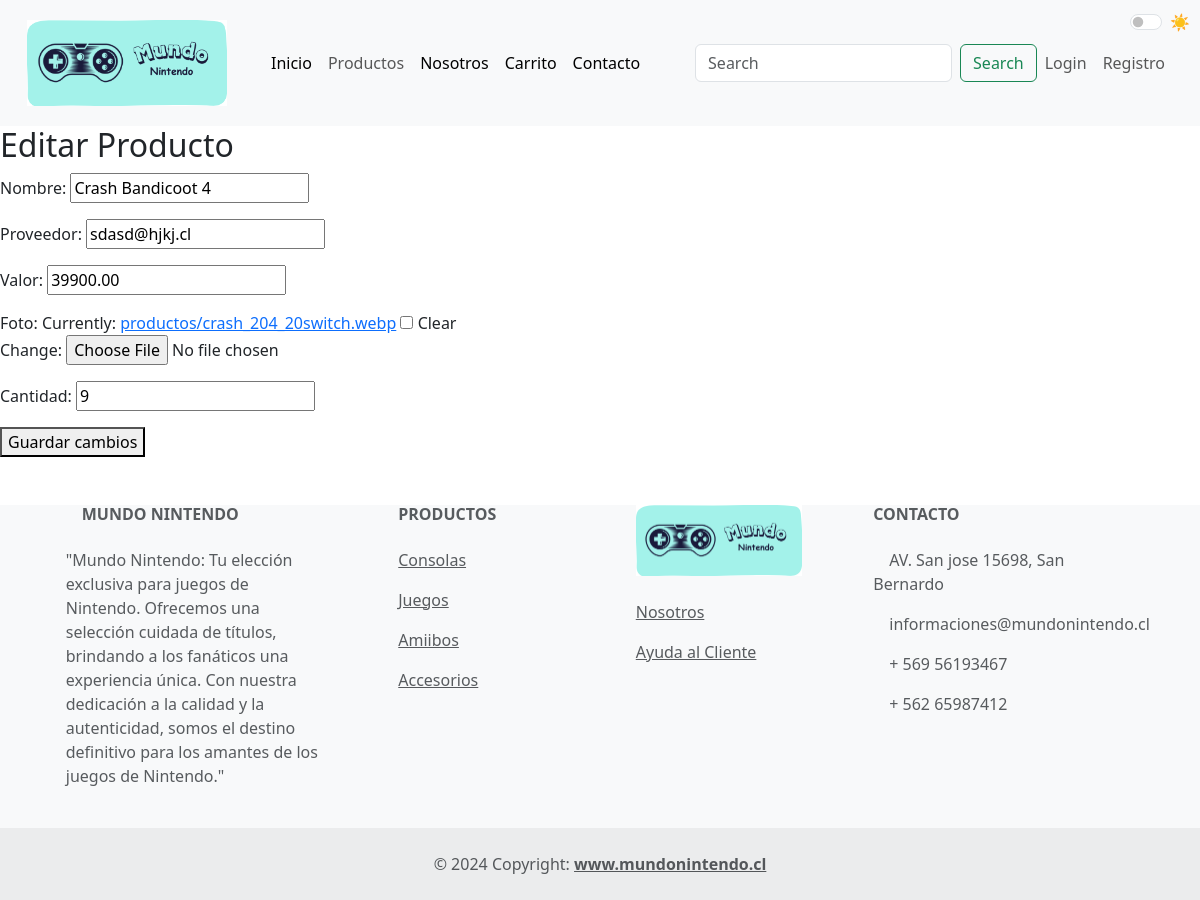
/app/editar-producto/10/, run on the app's committed database.
### app/models.py (models this page shows)
class Producto(models.Model):
    nombre = models.CharField(max_length=100)
    proveedor = models.CharField(max_length=100)
    valor = models.DecimalField(max_digits=10, decimal_places=2)
    foto = models.ImageField(upload_to='productos/', null=True, blank=True)
    cantidad = models.PositiveIntegerField(default=0)

### app/views.py (the view)
# urls.py: path('editar-producto/<int:pk>/', editar_producto, name='editar_producto'),
def editar_producto(request, pk):
    producto = get_object_or_404(Producto, pk=pk)
    if request.method == 'POST':
        form = ProductoForm(request.POST, request.FILES, instance=producto)
        if form.is_valid():
            form.save()
            return redirect('crear_producto')  # Reemplaza 'lista_productos' con el nombre de tu vista de lista de productos
    else:
        form = ProductoForm(instance=producto)
    return render(request, 'editar_producto.html', {'form': form, 'producto': producto})

### app/forms.py
class ProductoForm(forms.ModelForm):
    class Meta:
        model = Producto
        fields = ['nombre', 'proveedor', 'valor', 'foto', 'cantidad']

### app/templates/editar_producto.html (shortened to what this page needs)
<!doctype html>
<html lang="en">
<head>
  {% load static %}
  <link href="https://cdn.jsdelivr.net/npm/bootstrap@5.3.0-alpha1/dist/css/bootstrap.min.css" rel="stylesheet"
>
  <link rel="stylesheet" href="{% static 'css/reloj.css' %}">
  <link rel="stylesheet" href="{% static 'css/cambio_color.css' %}">
</head>
<body>
  <nav class="navbar navbar-expand-lg bg-body-tertiary">
    <div class="container-fluid">
      <a class="navbar-brand" href="{% url 'listar_productos' %}"><img src="{% static 'img/Mundo nintendo (2).png' %}" alt=""
          style="width: 200px; height: auto;"></a>
      <div class="collapse navbar-collapse" id="navbarSupportedContent">
        <ul class="navbar-nav me-auto mb-2 mb-lg-0">
          <li class="nav-item">
            <a class="nav-link active" aria-current="page" href="{% url 'listar_productos' %}">Inicio</a>
          </li>
          <li class="nav-item">
            <a class="nav-link" aria-current="page" href="{% url 'catalogo' %}">Productos</a>
          </li>
          <li class="nav-item">
            <a class="nav-link active" aria-current="page" href="#ancla-nosotros">Nosotros</a>
          </li>
          <li class="nav-item">
            <a class="nav-link active" aria-current="page" href="{% url 'lista_ventas_cliente' %}">Carrito</a>
          </li>
          <li class="nav-item">
            <a class="nav-link active" aria-current="page" href="contacto.html">Contacto</a>
          </li>
          <div class="form-check form-switch" style="position: absolute; top: 10px; right: 10px;">
            <input class="form-check-input" type="checkbox" id="modoOscuroSwitch">
            <label class="form-check-label" for="modoOscuroSwitch">
              <span class="sol">☀️</span>
            </label>
          </div>
        </ul>
        <form class="d-flex" role="search">
          <input class="form-control me-2" type="search" placeholder="Search" aria-label="Search">
          <button class="btn btn-outline-success" type="submit">Search</button>
        </form>
        <ul class="navbar-nav">
          {% if user.is_authenticated %}
              <li class="nav-item">
                  <a class="nav-link" href="{% url 'logout' %}">Logout</a>
              </li>
          {% else %}
              <li class="nav-item">
                  <a class="nav-link" href="{% url 'login' %}">Login</a>
              </li>
              <li class="nav-item">
                  <a class="nav-link" href="{% url 'signup' %}">Registro</a>
              </li>
          {% endif %}
      </ul>
      </div>
    </div>
  </nav>
{% block content %}
<h2>Editar Producto</h2>
<form method="post" enctype="multipart/form-data">
  {{ form.as_p }}
  <button type="submit">Guardar cambios</button>
</form>
{% endblock %}
</body>
<footer class="text-center text-lg-start bg-body-tertiary text-muted">
  <section class="">
    <div class="container text-center text-md-start mt-5">
      <div class="row mt-3">
        <div class="col-md-3 col-lg-4 col-xl-3 mx-auto mb-4">
          <h6 class="text-uppercase fw-bold mb-4">
            Mundo Nintendo
          </h6>
          <p>
            "Mundo Nintendo: Tu elección exclusiva para juegos de Nintendo. Ofrecemos una selección cuidada
            de títulos, brindando a los fanáticos una experiencia única. Con nuestra dedicación a la calidad y
            la autenticidad, somos el destino definitivo para los amantes de los juegos de Nintendo."
          </p>
        </div>
        <div class="col-md-2 col-lg-2 col-xl-2 mx-auto mb-4">
          <h6 class="text-uppercase fw-bold mb-4">
            Productos
          </h6>
          <p>
            <a href="#!" class="text-reset">Consolas</a>
          </p>
          <p>
            <a href="#!" class="text-reset">Juegos</a>
          </p>
          <p>
            <a href="#!" class="text-reset">Amiibos</a>
          </p>
          <p>
            <a href="#!" class="text-reset">Accesorios</a>
          </p>
        </div>
        <div class="col-md-3 col-lg-2 col-xl-2 mx-auto mb-4">
          <img src="{% static 'img/Mundo nintendo (2).png' %}" class="d-block w-100" alt="..."><br>
          <p>
            <a href="#!" class="text-reset">Nosotros</a>
          </p>
          <p>
            <a href="#!" class="text-reset">Ayuda al Cliente</a>
          </p>
        </div>
        <div class="col-md-4 col-lg-3 col-xl-3 mx-auto mb-md-0 mb-4">
          <h6 class="text-uppercase fw-bold mb-4">Contacto</h6>
          <p> AV. San jose 15698, San Bernardo</p>
          <p>
            informaciones@mundonintendo.cl
          </p>
          <p> + 569 56193467</p>
          <p> + 562 65987412</p>
        </div>
      </div>
    </div>
  </section>
  <div class="text-center p-4" style="background-color: rgba(0, 0, 0, 0.05);">
    © 2024 Copyright:
    <a class="text-reset fw-bold" href="https://mdbootstrap.com/">www.mundonintendo.cl</a>
  </div>
</footer>
</html>

### app/static/css/reloj.css (style rules this page uses)
.navbar { background-color: #333; padding: 15px; }
.navbar-brand { color: white; }

### app/static/css/cambio_color.css (style rules this page uses)
body { transition: background-color 0.3s ease, color 0.3s ease; }
.navbar-brand, .navbar-nav .nav-link { transition: color 0.3s ease; }
#modoOscuroSwitch:checked + label .luna, #modoOscuroSwitch:not(:checked) + label .sol { display: none; }
#modoOscuroSwitch:checked + label .luna, #modoOscuroSwitch:not(:checked) + label .sol { display: inline; }

### data on the page
Producto: nombre "Crash Bandicoot 4", proveedor "sdasd@hjkj.cl", valor "39900.00", cantidad "9"
